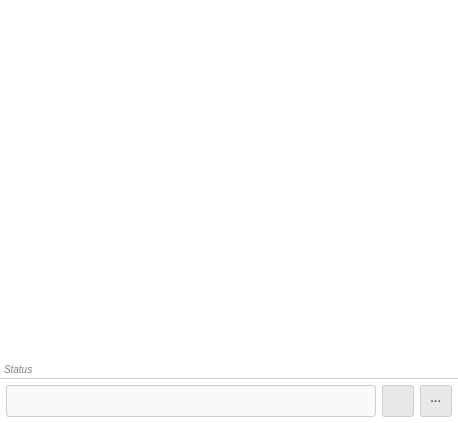
<?xml version="1.0" encoding="UTF-8"?>
<ui version="4.0">
 <class>TextChatWindow</class>
 <widget class="QWidget" name="TextChatWindow">
  <property name="geometry">
   <rect>
    <x>0</x>
    <y>0</y>
    <width>458</width>
    <height>423</height>
   </rect>
  </property>
  <property name="minimumSize">
   <size>
    <width>400</width>
    <height>300</height>
   </size>
  </property>
  <property name="windowTitle">
   <string>Aspia Chat</string>
  </property>
  <property name="styleSheet">
   <string notr="true">#TextChatWindow {
background: white;
}</string>
  </property>
  <layout class="QVBoxLayout" name="verticalLayout_2">
   <property name="leftMargin">
    <number>0</number>
   </property>
   <property name="topMargin">
    <number>0</number>
   </property>
   <property name="rightMargin">
    <number>0</number>
   </property>
   <property name="bottomMargin">
    <number>0</number>
   </property>
   <item>
    <widget class="QListWidget" name="list_messages">
     <property name="styleSheet">
      <string notr="true">#list_messages {
border: 0;
}</string>
     </property>
     <property name="selectionMode">
      <enum>QAbstractItemView::NoSelection</enum>
     </property>
     <property name="verticalScrollMode">
      <enum>QAbstractItemView::ScrollPerPixel</enum>
     </property>
     <property name="horizontalScrollMode">
      <enum>QAbstractItemView::ScrollPerPixel</enum>
     </property>
    </widget>
   </item>
   <item>
    <widget class="QLabel" name="label_status">
     <property name="sizePolicy">
      <sizepolicy hsizetype="Preferred" vsizetype="Fixed">
       <horstretch>0</horstretch>
       <verstretch>0</verstretch>
      </sizepolicy>
     </property>
     <property name="styleSheet">
      <string notr="true">#label_status {
color: gray;
font-style: italic;
font-size: 10px;
background: white;
border-top: 0;
border-left: 0;
border-right: 0;
border-bottom: 1px solid #CDCDCD;
padding: 2px;
}</string>
     </property>
     <property name="text">
      <string notr="true">Status</string>
     </property>
    </widget>
   </item>
   <item>
    <layout class="QHBoxLayout" name="horizontalLayout_2">
     <property name="leftMargin">
      <number>6</number>
     </property>
     <property name="rightMargin">
      <number>6</number>
     </property>
     <property name="bottomMargin">
      <number>6</number>
     </property>
     <item>
      <widget class="QLineEdit" name="edit_message">
       <property name="sizePolicy">
        <sizepolicy hsizetype="Expanding" vsizetype="Preferred">
         <horstretch>0</horstretch>
         <verstretch>0</verstretch>
        </sizepolicy>
       </property>
       <property name="minimumSize">
        <size>
         <width>0</width>
         <height>32</height>
        </size>
       </property>
       <property name="maximumSize">
        <size>
         <width>16777215</width>
         <height>32</height>
        </size>
       </property>
       <property name="styleSheet">
        <string notr="true">#edit_message {
border: 1px solid #CDCDCD;
border-radius: 3px;
background: #FAFAFA;
color: #505050;
padding: 4px;
}</string>
       </property>
       <property name="maxLength">
        <number>2048</number>
       </property>
      </widget>
     </item>
     <item>
      <layout class="QVBoxLayout" name="verticalLayout">
       <property name="spacing">
        <number>0</number>
       </property>
       <item>
        <widget class="QWidget" name="widget" native="true">
         <property name="sizePolicy">
          <sizepolicy hsizetype="Preferred" vsizetype="Preferred">
           <horstretch>0</horstretch>
           <verstretch>0</verstretch>
          </sizepolicy>
         </property>
        </widget>
       </item>
       <item>
        <layout class="QHBoxLayout" name="horizontalLayout">
         <property name="spacing">
          <number>6</number>
         </property>
         <item>
          <widget class="QToolButton" name="button_send">
           <property name="minimumSize">
            <size>
             <width>32</width>
             <height>32</height>
            </size>
           </property>
           <property name="toolTip">
            <string>Send message</string>
           </property>
           <property name="styleSheet">
            <string notr="true">QToolButton {
color: #505050;
font: bold 11px;
background-color: #E9E9E9;
border: 1px solid #CDCDCD;
border-radius: 3px;
padding: 2px 2px 2px 2px;
}
QToolButton:hover {
background: #EBEBEB;
border: 1px solid #AAAAAA;
border-radius: 2px;
}
QToolButton:pressed {
background: #D7D7D7;
border: 1px solid #AAAAAA;
border-radius: 2px;
}</string>
           </property>
           <property name="text">
            <string/>
           </property>
           <property name="icon">
            <iconset resource="../resources/common.qrc">
             <normaloff>:/img/text-chat.png</normaloff>:/img/text-chat.png</iconset>
           </property>
          </widget>
         </item>
         <item>
          <widget class="QToolButton" name="button_tools">
           <property name="minimumSize">
            <size>
             <width>32</width>
             <height>32</height>
            </size>
           </property>
           <property name="maximumSize">
            <size>
             <width>32</width>
             <height>32</height>
            </size>
           </property>
           <property name="toolTip">
            <string>Tools</string>
           </property>
           <property name="styleSheet">
            <string notr="true">QToolButton {
color: #505050;
font: bold 11px;
background-color: #E9E9E9;
border: 1px solid #CDCDCD;
border-radius: 3px;
padding: 2px 2px 2px 2px;
}
QToolButton:hover {
background: #EBEBEB;
border: 1px solid #AAAAAA;
border-radius: 2px;
}
QToolButton:pressed {
background: #D7D7D7;
border: 1px solid #AAAAAA;
border-radius: 2px;
}</string>
           </property>
           <property name="text">
            <string>···</string>
           </property>
          </widget>
         </item>
        </layout>
       </item>
      </layout>
     </item>
    </layout>
   </item>
  </layout>
 </widget>
 <resources>
  <include location="../resources/common.qrc"/>
 </resources>
 <connections/>
</ui>
